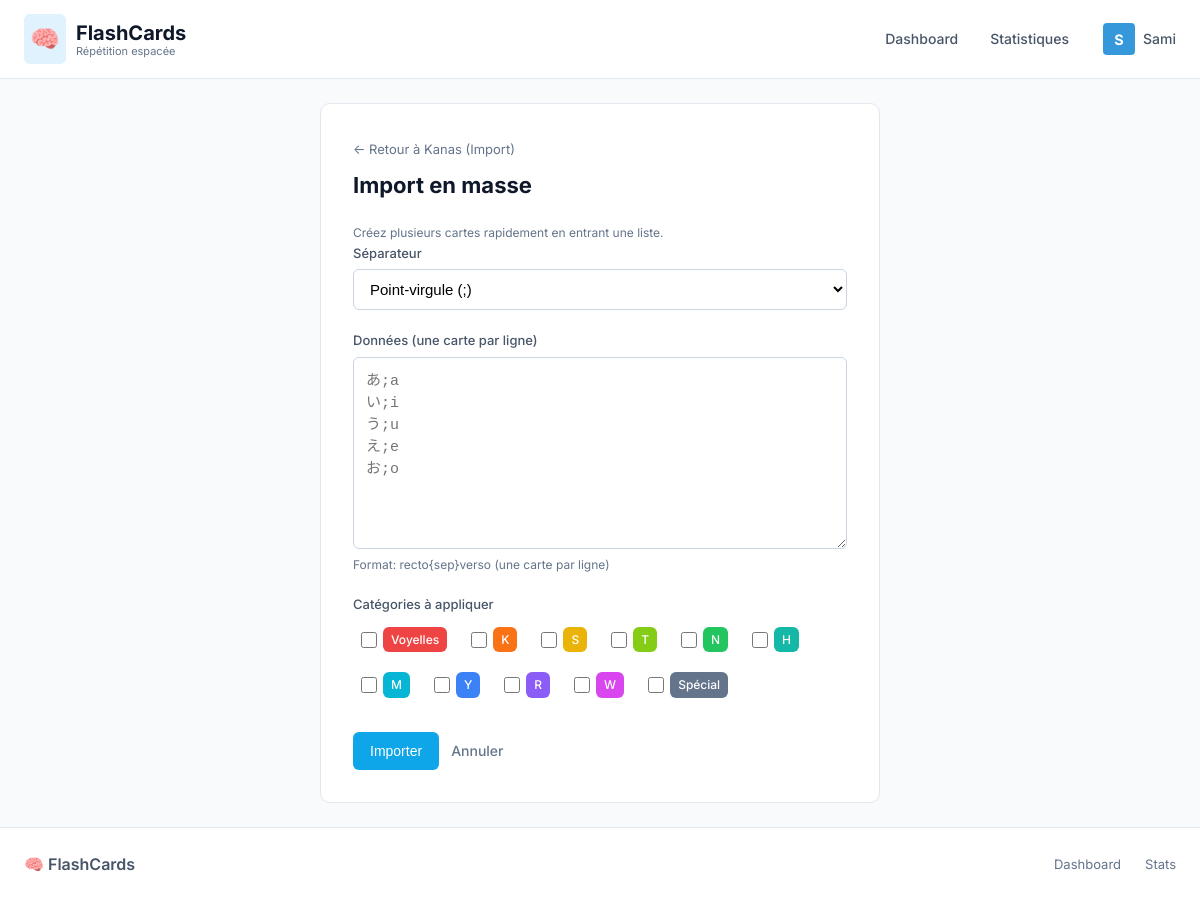
Screenshot of /cards/bulk-create/6 (signed in) with the database file from the repository.
### app/models.py (models this page shows, shortened)
class User(db.Model):
    id = db.Column(db.Integer, primary_key=True)
    username = db.Column(db.String(80), unique=True, nullable=False)
    password_hash = db.Column(db.String(128))  # Optional password
    is_pro = db.Column(db.Boolean, default=False)
    avatar_color = db.Column(db.String(7), default='#3498db')
    created_at = db.Column(db.DateTime, default=datetime.utcnow)
    decks = db.relationship('Deck', backref='user', lazy=True, cascade='all, delete-orphan')

class Deck(db.Model):
    id = db.Column(db.Integer, primary_key=True)
    user_id = db.Column(db.Integer, db.ForeignKey('user.id'), nullable=False)
    name = db.Column(db.String(200), nullable=False)
    description = db.Column(db.Text)
    created_at = db.Column(db.DateTime, default=datetime.utcnow)
    cards = db.relationship('Card', backref='deck', lazy=True, cascade='all, delete-orphan')
    categories = db.relationship('Category', backref='deck', lazy=True, cascade='all, delete-orphan')

class Category(db.Model):
    id = db.Column(db.Integer, primary_key=True)
    deck_id = db.Column(db.Integer, db.ForeignKey('deck.id'), nullable=False)
    name = db.Column(db.String(100), nullable=False)
    color = db.Column(db.String(7), default='#3498db')  # Hex color

### app/routes/cards.py (the view, shortened to what this page needs)
@bp.route('/bulk-create/<int:deck_id>', methods=['GET', 'POST'])
def bulk_create(deck_id):
    deck = Deck.query.get_or_404(deck_id)
    return render_template('cards/bulk.html', deck=deck)

### app/routes/auth.py (called while the page is built)
@bp.before_app_request
def load_logged_in_user():
    user_id = session.get('user_id')
    if user_id is None:
        g.user = None
    else:
        g.user = User.query.get(user_id)

### app/routes/cards.py (called while the page is built)
@bp.before_request
def login_required():
    if not g.user:
        return redirect(url_for('auth.profiles'))

### app/templates/cards/bulk.html (shortened to what this page needs)
{% extends 'base.html' %}
{% block content %}
<div class="form-page">
    <a href="{{ url_for('decks.view_deck', deck_id=deck.id) }}" class="back-link">← Retour à {{ deck.name }}</a>
    <h1>Import en masse</h1>
    <p class="hint">Créez plusieurs cartes rapidement en entrant une liste.</p>
    <form method="POST" class="form">
        <div class="form-group">
            <label for="separator">Séparateur</label>
            <select id="separator" name="separator">
                <option value=";">Point-virgule (;)</option>
            </select>
        </div>
        <div class="form-group">
            <label for="data">Données (une carte par ligne)</label>
            <textarea id="data" name="data" rows="10" required
                placeholder="あ;a&#10;い;i&#10;う;u&#10;え;e&#10;お;o"></textarea>
            <p class="field-hint">Format: recto{{ '{sep}' }}verso (une carte par ligne)</p>
        </div>
        {% if deck.categories %}
        <div class="form-group">
            <label>Catégories à appliquer</label>
            <div class="checkbox-group">
                {% for category in deck.categories %}
                <label class="checkbox-label">
                    <input type="checkbox" name="categories" value="{{ category.id }}">
                    <span class="category-badge" style="background-color: {{ category.color }}">{{ category.name
                        }}</span>
                </label>
                {% endfor %}
            </div>
        </div>
        {% endif %}
        <div class="form-actions">
            <button type="submit" class="btn btn-primary">Importer</button>
            <a href="{{ url_for('decks.view_deck', deck_id=deck.id) }}" class="btn btn-link">Annuler</a>
        </div>
    </form>
</div>
{% endblock %}

### app/templates/base.html (shortened to what this page needs)
<!DOCTYPE html>
<html lang="fr">
<head>
    <link rel="stylesheet" href="{{ url_for('static', filename='css/style.css') }}">
</head>
<body>
    <nav class="navbar">
        <div class="navbar-inner">
            <div class="nav-brand">
                <a href="{{ url_for('main.index') }}">
                    <span class="logo-icon">🧠</span>
                    <span class="brand-text">
                        FlashCards
                        <small>Répétition espacée</small>
                    </span>
                </a>
            </div>
            <ul class="nav-links">
                <li><a href="{{ url_for('main.index') }}"
                        class="{% if request.endpoint == 'main.index' %}active{% endif %}">
                        Dashboard
                    </a></li>
                <li><a href="{{ url_for('stats.global_stats') }}"
                        class="{% if 'stats' in request.endpoint %}active{% endif %}">
                        Statistiques
                    </a></li>
                {% if g.user %}
                <li style="margin-left: 1rem; display: flex; align-items: center;">
                    <a href="{{ url_for('auth.profiles') }}"
                        style="padding: 0; display: flex; align-items: center; gap: 0.5rem;" title="Changer de profil">
                        <div
                            style="width: 32px; height: 32px; border-radius: 4px; background-color: {{ g.user.avatar_color }}; color: white; display: flex; align-items: center; justify-content: center; font-weight: bold; font-size: 0.9rem;">
                            {{ g.user.username[0]|upper }}
                        </div>
                        <span style="font-weight: 500;">{{ g.user.username }}</span>
                    </a>
                </li>
                {% endif %}
            </ul>
        </div>
    </nav>
    <main class="container">
        {% block content %}{% endblock %}
    </main>
    <footer class="footer">
        <div class="footer-inner">
            <div class="footer-brand">🧠 FlashCards</div>
            <div class="footer-links">
                <a href="{{ url_for('main.index') }}">Dashboard</a>
                <a href="{{ url_for('stats.global_stats') }}">Stats</a>
            </div>
        </div>
    </footer>
</body>
</html>

### rows the page displays
User: user "S", user.username "Sami"
Deck: name "Kanas (Import)"
Category: name "Voyelles"
Category: name "K"
Category: name "S"
Category: name "T"
Category: name "N"
Category: name "H"
Category: name "M"
Category: name "Y"
Category: name "R"
Category: name "W"
Category: name "Spécial"

### other values shown
{{ '{sep}' }} "{sep}"
